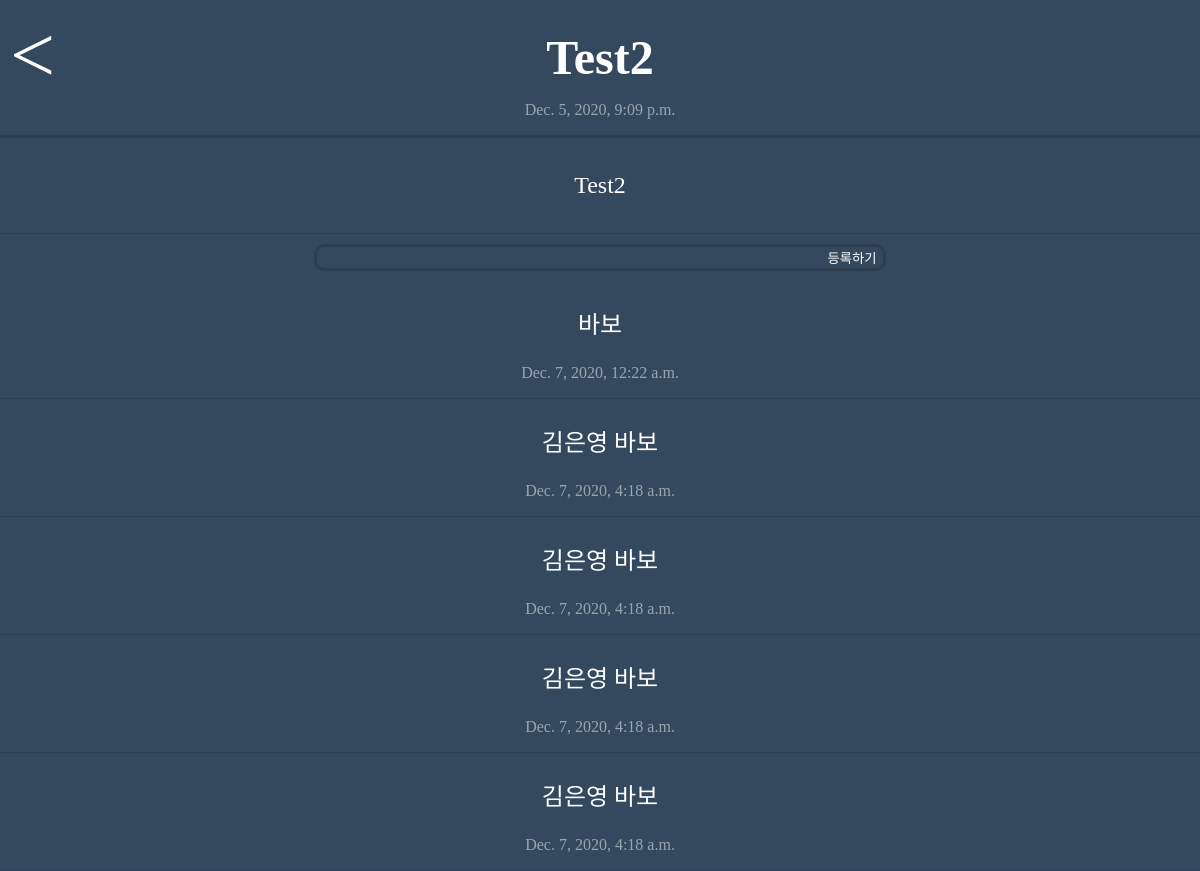
Before: /post/2/ with the older database file.
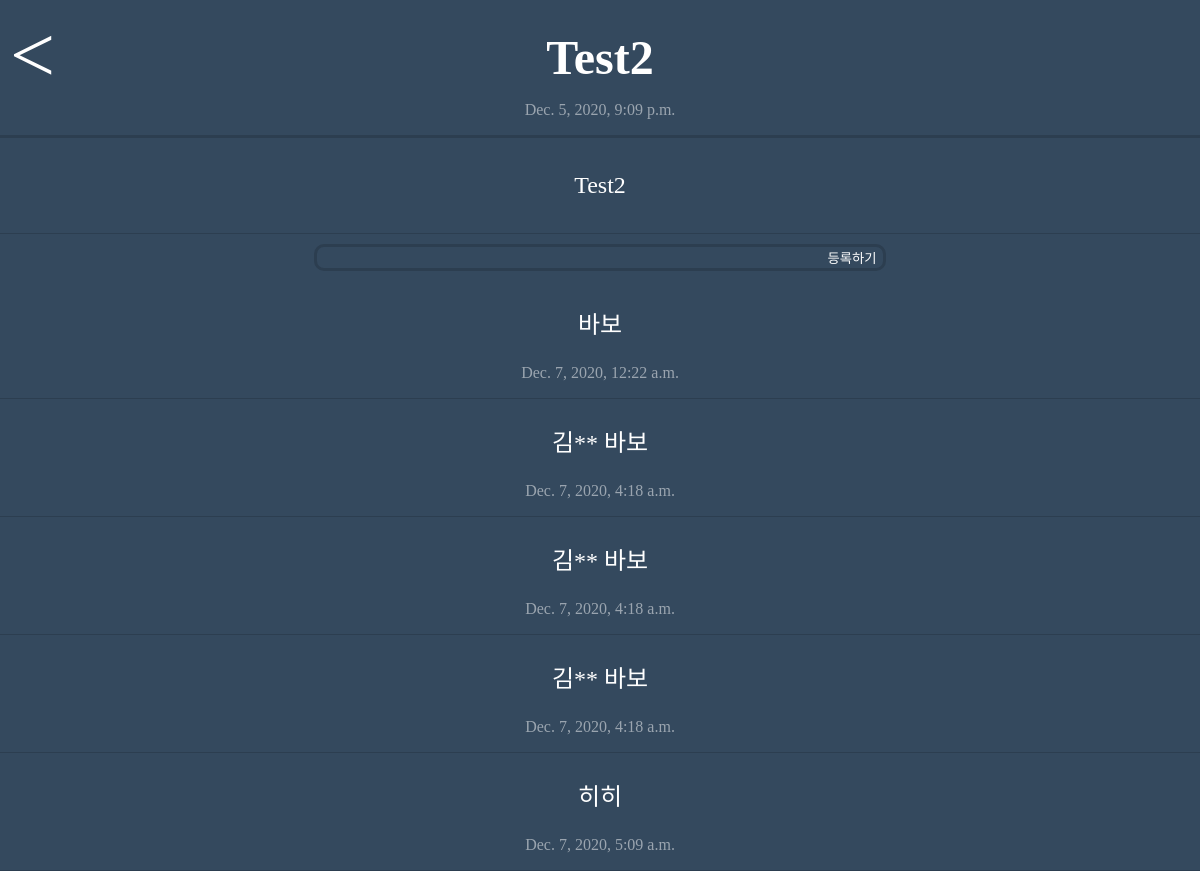
After: the same page with the newer database file.
### blog/models.py (models this page shows)
class Comment(models.Model):
    id = models.BigAutoField(primary_key=True)
    post_id = models.ForeignKey('Post', related_name='post', on_delete=models.CASCADE, db_column='post_id')
    date = models.DateTimeField('date published')
    content = models.CharField(max_length=200)
    likes = models.IntegerField()

### blog/views.py (the view)
# urls.py: path('post/<int:post_id>/', blog.views.detail, name='detail')
def detail(request, post_id):
    post = get_object_or_404(Post, pk=post_id)
    comments = list(Comment.objects.filter(post_id=post_id))
    if comments:
        return render(request, 'detail.html', {'post': post, 'comments': comments})
    else:
        return render(request, 'detail.html', {'post': post})

### blog/templates/detail.html (shortened to what this page needs)
<!DOCTYPE html>
<html lang="en">
<head>
    {% load static %}
    <link rel="stylesheet" type="text/css" href="{% static 'css/detail.css' %}">
</head>
<body>
    <div id="information">
        <a href="{% url 'home' %}">&lt;</a>
        <h1>{{ post.title }}</h1>
        <p>{{ post.date }}</p>
    </div>
    <div id="content">
        <p>{{ post.content }}</p>
    </div>
    <div id="create_comment">
        <form action="{% url 'create_comment' post.id %}">
            <input id="create_comment_content" type="text" name="content"></textarea>
            <input id="create_comment_submit" type="submit" value="등록하기">
        </form>
    </div>
    {% for comment in comments %}
    <div class="comments">
        <p>{{ comment.content }}</p>
        <p>{{ comment.date }}</p>
    </div>
    {% endfor %}
</body>
</html>

Changed rows visible on the page:
removed Comment: content "김은영 바보", date "Dec. 7, 2020, 4:18 a.m."
changed Comment (number 2 of 5 on the later page): content "김은영 바보" → "김** 바보"
changed Comment (number 3 of 5 on the later page): content "김은영 바보" → "김** 바보"
changed Comment (number 4 of 5 on the later page): content "김은영 바보" → "김** 바보"
added Comment: content "히히", date "Dec. 7, 2020, 5:09 a.m."
